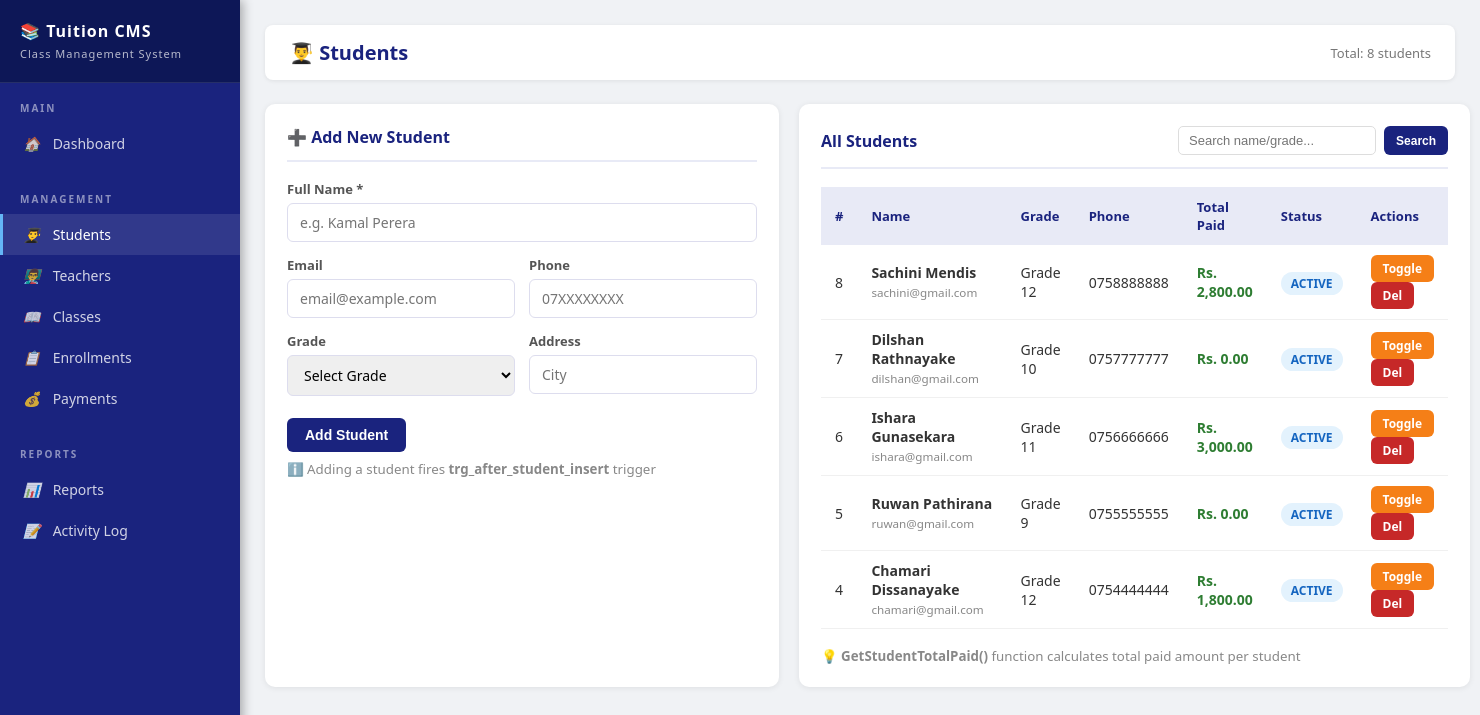
Screenshot of /php/students.php with the database file from the repository.
### tables this page shows
CREATE TABLE students (
    student_id    INT AUTO_INCREMENT PRIMARY KEY,
    full_name     VARCHAR(100) NOT NULL,
    email         VARCHAR(100) UNIQUE,
    phone         VARCHAR(15),
    grade         VARCHAR(10),
    address       TEXT,
    joined_date   DATE DEFAULT (CURDATE()),
    status        ENUM('active','inactive') DEFAULT 'active'
);

### php/students.php (the view, shortened to what this page needs)
<?php
$db = getDB();
$search = isset($_GET['search']) ? $db->real_escape_string($_GET['search']) : '';
$where  = $search ? "WHERE full_name LIKE '%$search%' OR email LIKE '%$search%' OR grade LIKE '%$search%'" : '';
$students = $db->query("SELECT *, GetStudentTotalPaid(student_id) AS total_paid FROM students $where ORDER BY student_id DESC");
include 'header.php';
?>
<div class="main">
    <div class="topbar">
        <h1>👨‍🎓 Students</h1>
        <span class="topbar-date">Total: <?= $students->num_rows ?> students</span>
    </div>
    <div style="display:grid;grid-template-columns:1fr 1.5fr;gap:20px;">
        <div class="card">
            <div class="card-header"><span class="card-title">➕ Add New Student</span></div>
            <form method="POST">
                <div class="form-grid">
                    <div class="form-group form-full">
                        <label>Full Name *</label>
                        <input type="text" name="full_name" required placeholder="e.g. Kamal Perera">
                    </div>
                    <div class="form-group">
                        <label>Email</label>
                        <input type="email" name="email" placeholder="email@example.com">
                    </div>
                    <div class="form-group">
                        <label>Phone</label>
                        <input type="text" name="phone" placeholder="07XXXXXXXX">
                    </div>
                    <div class="form-group">
                        <label>Grade</label>
                        <select name="grade">
                            <option value="">Select Grade</option>
                        </select>
                    </div>
                    <div class="form-group">
                        <label>Address</label>
                        <input type="text" name="address" placeholder="City">
                    </div>
                </div>
                <br>
                <button type="submit" name="add_student" class="btn btn-primary">Add Student</button>
                <small style="display:block;margin-top:8px;color:#888;">
                    ℹ️ Adding a student fires <strong>trg_after_student_insert</strong> trigger
                </small>
            </form>
        </div>
        <div class="card">
            <div class="card-header">
                <span class="card-title">All Students</span>
                <form method="GET" style="display:flex;gap:8px;">
                    <input type="text" name="search" value="<?= htmlspecialchars($search) ?>"
                           placeholder="Search name/grade..." style="padding:6px 10px;border:1px solid #ddd;border-radius:5px;font-size:13px;">
                    <button type="submit" class="btn btn-primary btn-sm">Search</button>
                </form>
            </div>
            <div style="overflow-x:auto;max-height:450px;overflow-y:auto;">
            <table>
                <thead>
                    <tr><th>#</th><th>Name</th><th>Grade</th><th>Phone</th><th>Total Paid</th><th>Status</th><th>Actions</th></tr>
                </thead>
                <tbody>
                <?php
                $students->data_seek(0);
                while($s = $students->fetch_assoc()): ?>
                <tr>
                    <td><?= $s['student_id'] ?></td>
                    <td>
                        <strong><?= htmlspecialchars($s['full_name']) ?></strong><br>
                        <small style="color:#888;"><?= $s['email'] ?></small>
                    </td>
                    <td><?= $s['grade'] ?></td>
                    <td><?= $s['phone'] ?></td>
                    <td style="color:#2e7d32;font-weight:600;">Rs. <?= number_format($s['total_paid'],2) ?></td>
                    <td><span class="badge badge-<?= $s['status'] ?>"><?= strtoupper($s['status']) ?></span></td>
                    <td>
                        <a href="?toggle=<?= $s['student_id'] ?>" class="btn btn-warning btn-sm">Toggle</a>
                        <a href="?delete=<?= $s['student_id'] ?>"
                           onclick="return confirm('Delete this student?')"
                           class="btn btn-danger btn-sm">Del</a>
                    </td>
                </tr>
                <?php endwhile; ?>
                </tbody>
            </table>
            </div>
            <small style="color:#888;display:block;margin-top:10px;">
                💡 <strong>GetStudentTotalPaid()</strong> function calculates total paid amount per student
            </small>
        </div>
    </div>
</div>
</body></html>

### php/header.php (style rules this page uses)
* { margin:0; padding:0; box-sizing:border-box; }
body { font-family: 'Segoe UI', sans-serif; background:#f0f2f5; color:#333; }
.main { margin-left:240px; padding:25px; min-height:100vh; }
.topbar { background:#fff; padding:14px 24px; border-radius:8px; margin-bottom:24px; display:flex; justify-content:space-between; align-items:center; box-shadow:0 1px 4px rgba(0,0,0,0.08); }
.topbar h1 { font-size:20px; color:#1a237e; font-weight:600; }
.topbar-date { font-size:13px; color:#777; }
.card { background:#fff; border-radius:10px; padding:22px; box-shadow:0 1px 6px rgba(0,0,0,0.08); margin-bottom:20px; }
.card-header { display:flex; justify-content:space-between; align-items:center; margin-bottom:18px; padding-bottom:12px; border-bottom:2px solid #e8eaf6; }
.card-title { font-size:16px; font-weight:600; color:#1a237e; }
table { width:100%; border-collapse:collapse; font-size:14px; }
thead { background:#e8eaf6; }
th { padding:11px 14px; text-align:left; font-weight:600; color:#1a237e; font-size:13px; }
td { padding:10px 14px; border-bottom:1px solid #f0f0f0; }
.badge { padding:3px 10px; border-radius:20px; font-size:12px; font-weight:600; }
.badge-active { background:#e3f2fd; color:#1565c0; }
.form-grid { display:grid; grid-template-columns:1fr 1fr; gap:14px; }
.form-group { display:flex; flex-direction:column; gap:5px; }
.form-group label { font-size:13px; font-weight:600; color:#555; }
.form-group input, .form-group select, .form-group textarea { padding:9px 12px; border:1px solid #dde; border-radius:6px; font-size:14px; outline:none; transition:border 0.2s; font-family:inherit; }
.form-full { grid-column:1/-1; }
.btn { padding:9px 18px; border:none; border-radius:6px; font-size:14px; font-weight:600; cursor:pointer; transition:all 0.2s; text-decoration:none; display:inline-block; }
.btn-primary { background:#1a237e; color:#fff; }
.btn-danger { background:#c62828; color:#fff; }
.btn-warning { background:#f57f17; color:#fff; }
.btn-sm { padding:5px 12px; font-size:12px; }

### rows the page displays
students: student_id "8", full_name "Sachini Mendis", email "sachini@gmail.com", grade "Grade 12", phone "0758888888", total_paid "2,800.00", status "ACTIVE"
students: student_id "7", full_name "Dilshan Rathnayake", email "dilshan@gmail.com", grade "Grade 10", phone "0757777777", total_paid "0.00", status "ACTIVE"
students: student_id "6", full_name "Ishara Gunasekara", email "ishara@gmail.com", grade "Grade 11", phone "0756666666", total_paid "3,000.00", status "ACTIVE"
students: student_id "5", full_name "Ruwan Pathirana", email "ruwan@gmail.com", grade "Grade 9", phone "0755555555", total_paid "0.00", status "ACTIVE"
students: student_id "4", full_name "Chamari Dissanayake", email "chamari@gmail.com", grade "Grade 12", phone "0754444444", total_paid "1,800.00", status "ACTIVE"

### other values shown
$students->num_rows "8"
